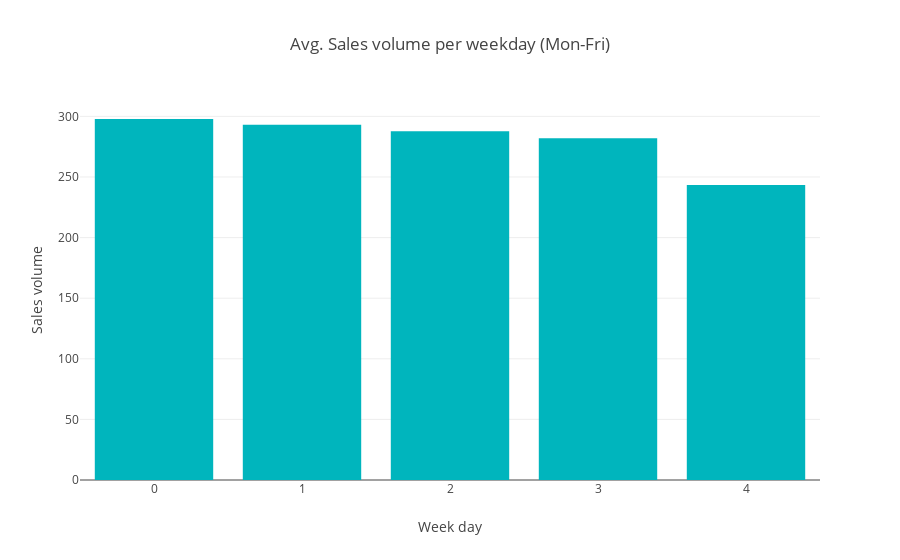

The code cell stored with this chart in its notebook:
### Markdown cell above
Ok, let's take a look on the avarage sales volume per week day, Its visible that the there is a downtrend between monday to friday, this pattern can help with the predictive power of the model as well.

### Code cell
sum_by_w = df.groupby(['week_day'], as_index=False)['total_invoices'].mean()
data = [go.Bar(x=sum_by_w.week_day, y=sum_by_w.total_invoices, marker=dict(color='#00b5bd'))]

layout=go.Layout(title="Avg. Sales volume per weekday (Mon-Fri)", xaxis={'title':'Week day'}, yaxis={'title':'Sales volume'})
fig=go.Figure(data=data,layout=layout)
print_plot(fig, 'imgs/avg_sales_vl_weekday.png')

### Figure 1 — Plotly figure (JSON) as saved in the notebook; plotly's stock layout.template omitted (floating-point values rounded to 4 significant figures)
{"data": [{"marker": {"color": "#00b5bd"}, "type": "bar", "uid": "c17cd99f-1c2f-4f3a-a2a4-05a3823e1367", "x": [0, 1, 2, 3, 4], "y": [297.8, 293.2, 287.7, 281.9, 243.3]}], "layout": {"title": "Avg. Sales volume per weekday (Mon-Fri)", "xaxis": {"title": "Week day"}, "yaxis": {"title": "Sales volume"}}}
